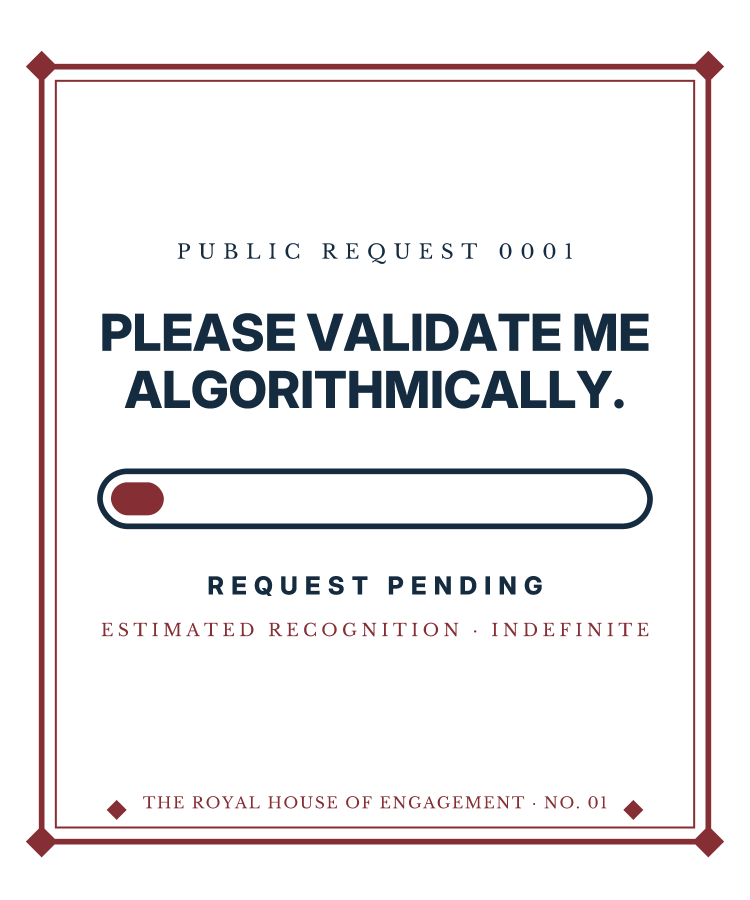
#> input picture production/print-files/launch-six-v1/01-progress-bar.png, 4500 x 5400 px (shown at 1/6 size)
$ python render-front-art.py
#> lines starting #> are read from the running program, lines starting #| are printed output that depends on the picture
#!/usr/bin/env python3
"""Build the storefront display PNGs for the holiday six and rebuild the six-issue proof sheet.

    python3 scripts/render-front-art.py

The print masters live in production/print-files/launch-six-v1/ (outlined SVG plus a
4500x5400 transparent PNG). This script only makes the website copies: a 1200x1440
transparent PNG per design in website/public/assets/, which the site paints the garment
colour behind, and the six-up proof sheet. Needs Pillow only.
"""
from pathlib import Path
from PIL import Image

ROOT = Path(__file__).resolve().parent.parent
PRINT = ROOT / "production" / "print-files" / "launch-six-v1"
ASSETS = ROOT / "website" / "public" / "assets"

# (print master stem, display file, garment colour). Garment palette: Ivory, Oxblood, Navy, Black.
LAUNCH = [
    ("01-progress-bar", "front-art-01-validate-me.png", "#f4eedf"),
    ("02-door-plaque", "front-art-02-thought-leader.png", "#10263a"),
    ("03-field-dispatch", "front-art-03-market-research.png", "#7d2734"),
    ("04-editors-marks", "front-art-04-content-creator.png", "#f4eedf"),
    ("05-price-tag", "front-art-05-authentic-self.png", "#7d2734"),
    ("06-giant-times", "front-art-06-sent-regretted.png", "#10263a"),
]

def display_pngs():
    for stem, display, _ in LAUNCH:
        art = Image.open(PRINT / f"{stem}.png").convert("RGBA").resize((1200, 1440), Image.Resampling.LANCZOS)
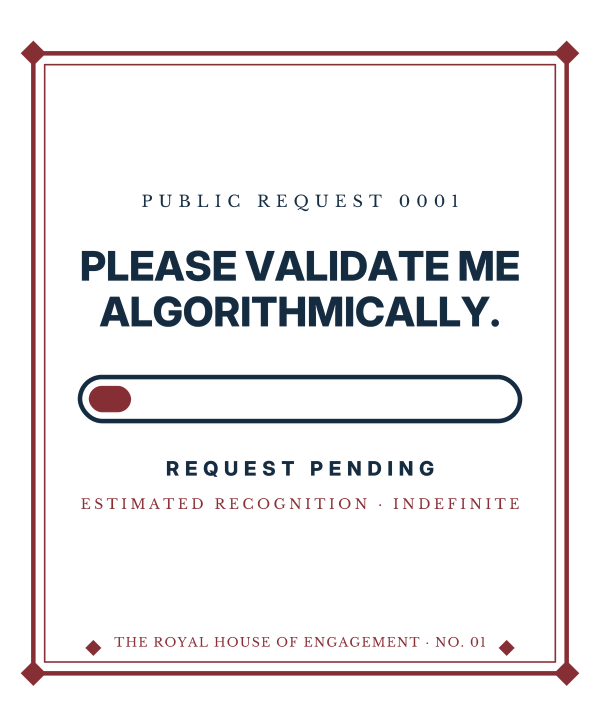
#> art: PIL image 1200x1440 RGBA (shown at 1/2 size); mean R, G, B, A 9, 5.2, 7, 22.2; transparent parts drawn white
        art.save(ASSETS / display, optimize=True)
        # Smaller lossless WebP for grids and cards (shown at under 400 px wide).
        art.resize((800, 960), Image.Resampling.LANCZOS).save(ASSETS / display.replace(".png", ".webp"), "WEBP", lossless=True, method=6)
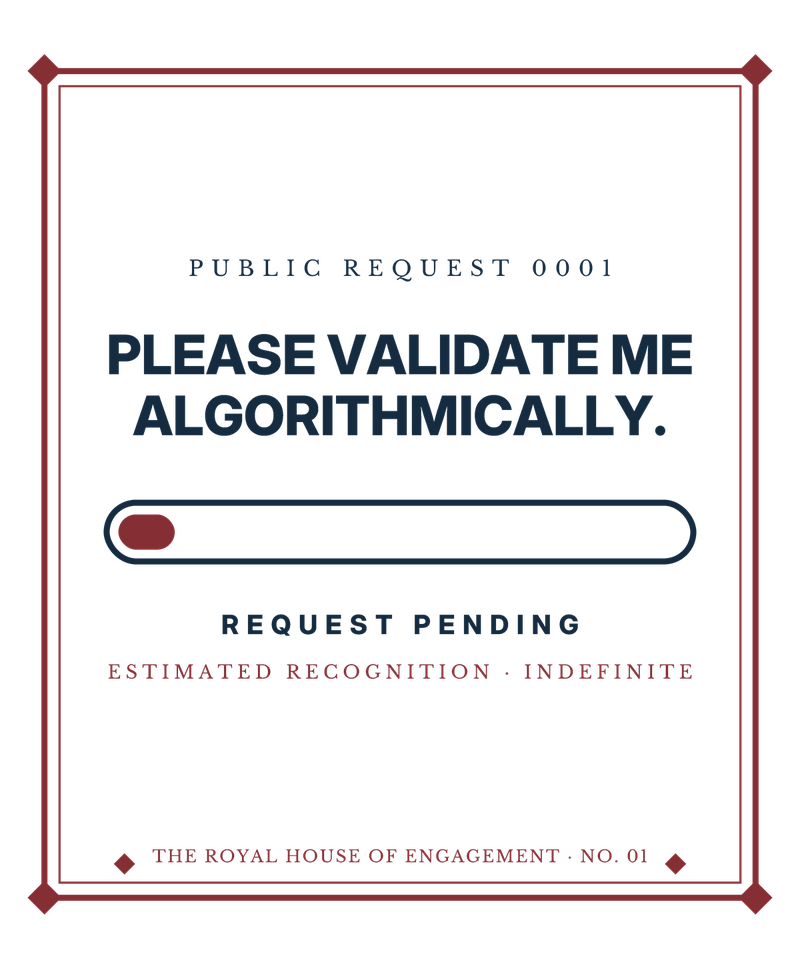
#> saved as front-art-01-validate-me.webp: PIL image 800x960 RGBA; mean R, G, B, A 11.2, 6.1, 8.3, 22.2; transparent parts drawn white
#> pass 2 of the loop in display_pngs, `for stem, display, _ in LAUNCH:`:
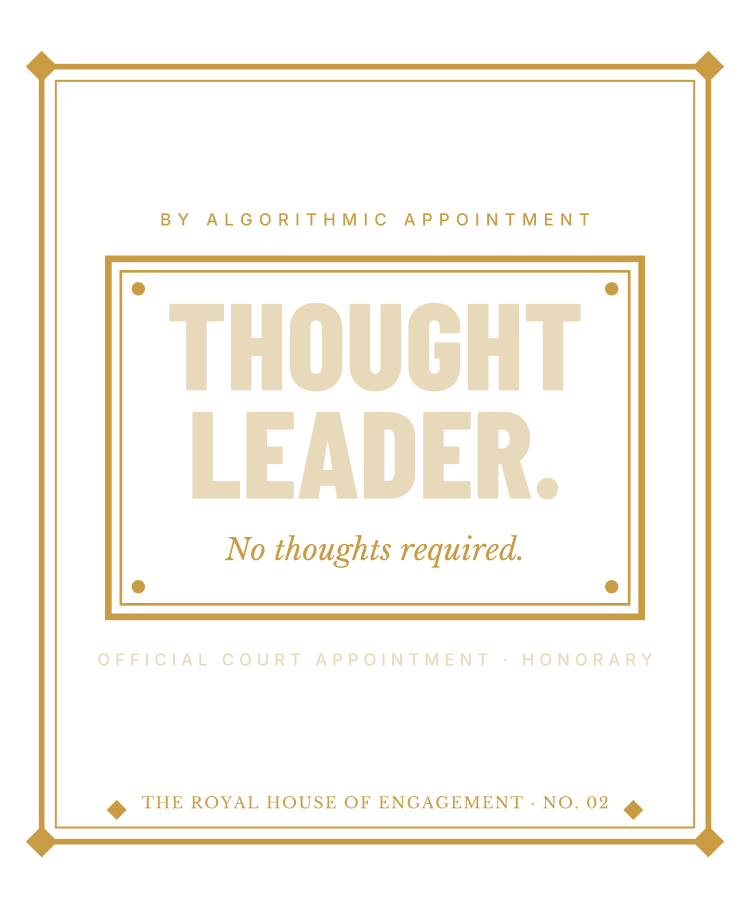
#> input picture production/print-files/launch-six-v1/02-door-plaque.png, 4500 x 5400 px (shown at 1/6 size)
#> in display_pngs, `art = Image.open(PRINT / f"{stem}.png").convert("RGBA").resize((1200, ..`:
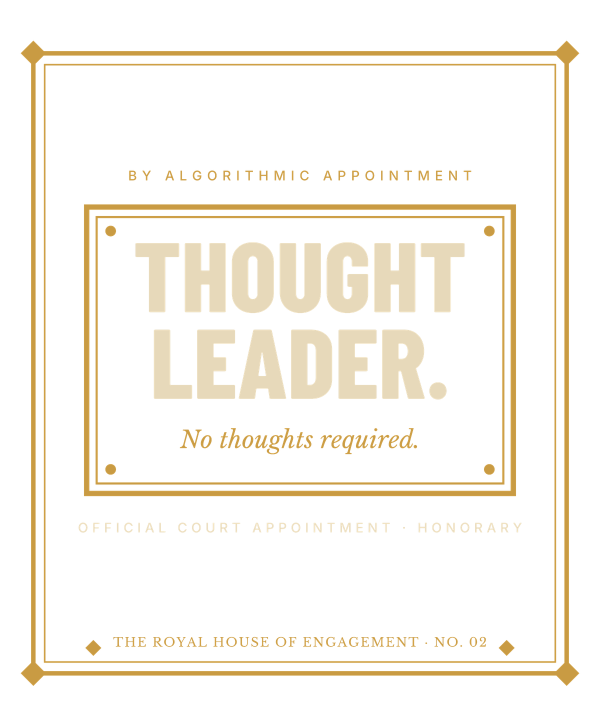
#> art: PIL image 1200x1440 RGBA (shown at 1/2 size); mean R, G, B, A 37.3, 31.5, 20.1, 33.5; transparent parts drawn white
#> in display_pngs, `art.resize((800, 960), Image.Resampling.LANCZOS).save(ASSETS / display..`:
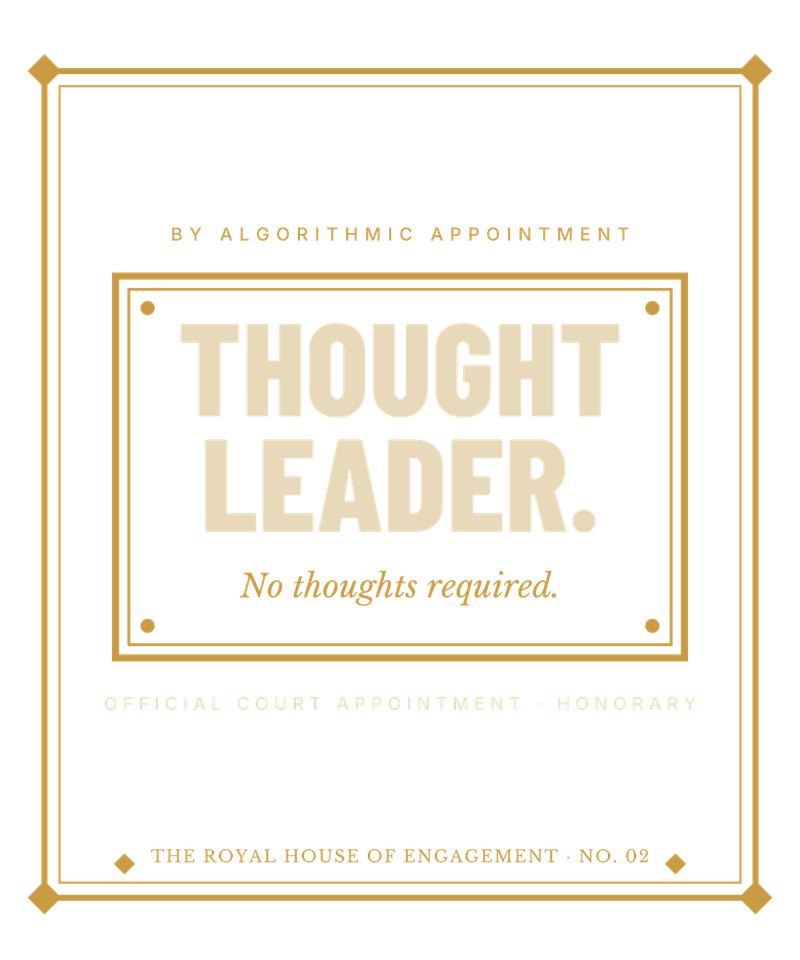
#> saved as front-art-02-thought-leader.webp: PIL image 800x960 RGBA; mean R, G, B, A 43.7, 36.7, 22.6, 33.5; transparent parts drawn white
#> pass 3 of the loop in display_pngs, `for stem, display, _ in LAUNCH:`:
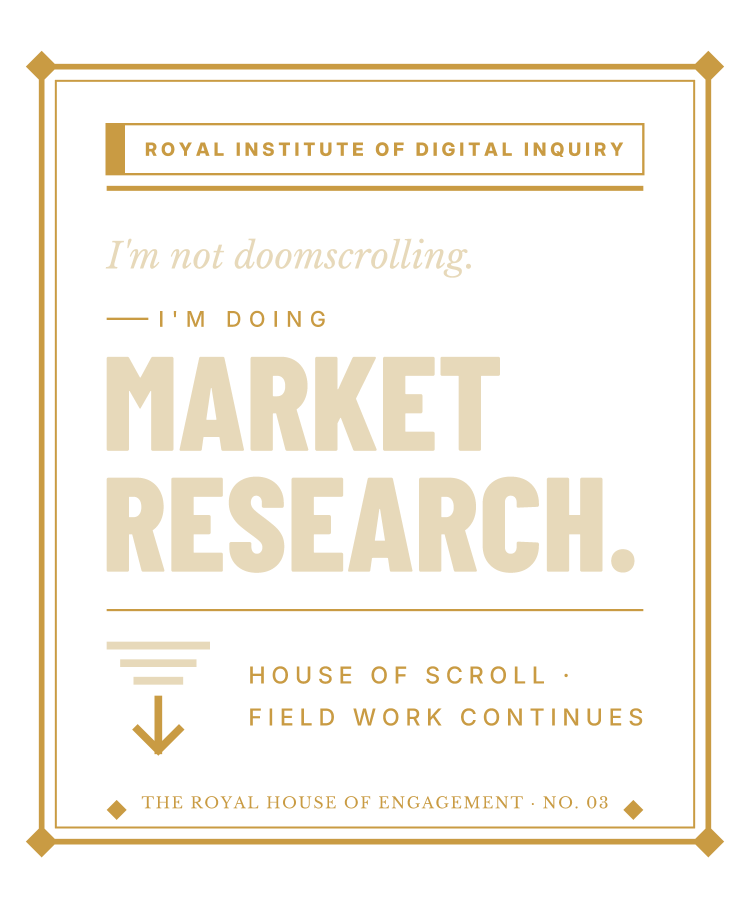
#> input picture production/print-files/launch-six-v1/03-field-dispatch.png, 4500 x 5400 px (shown at 1/6 size)
#> in display_pngs, `art = Image.open(PRINT / f"{stem}.png").convert("RGBA").resize((1200, ..`:
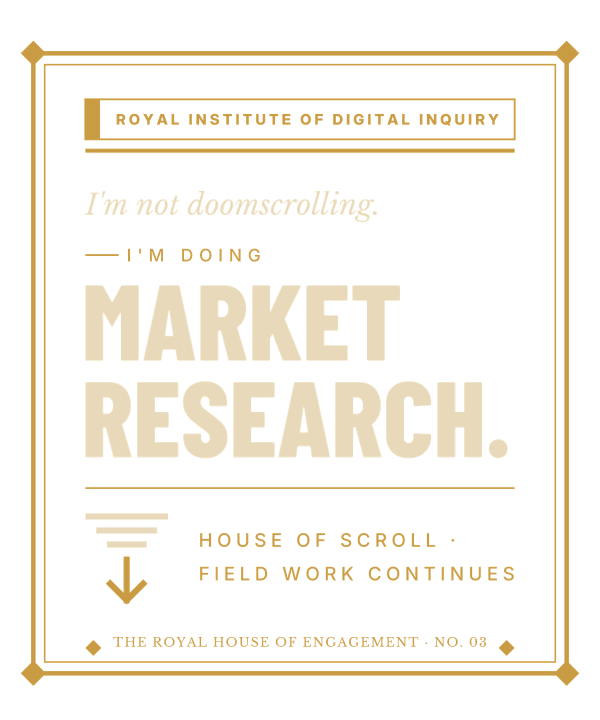
#> art: PIL image 1200x1440 RGBA (shown at 1/2 size); mean R, G, B, A 41.3, 35.6, 24.7, 37.5; transparent parts drawn white
#> in display_pngs, `art.resize((800, 960), Image.Resampling.LANCZOS).save(ASSETS / display..`:
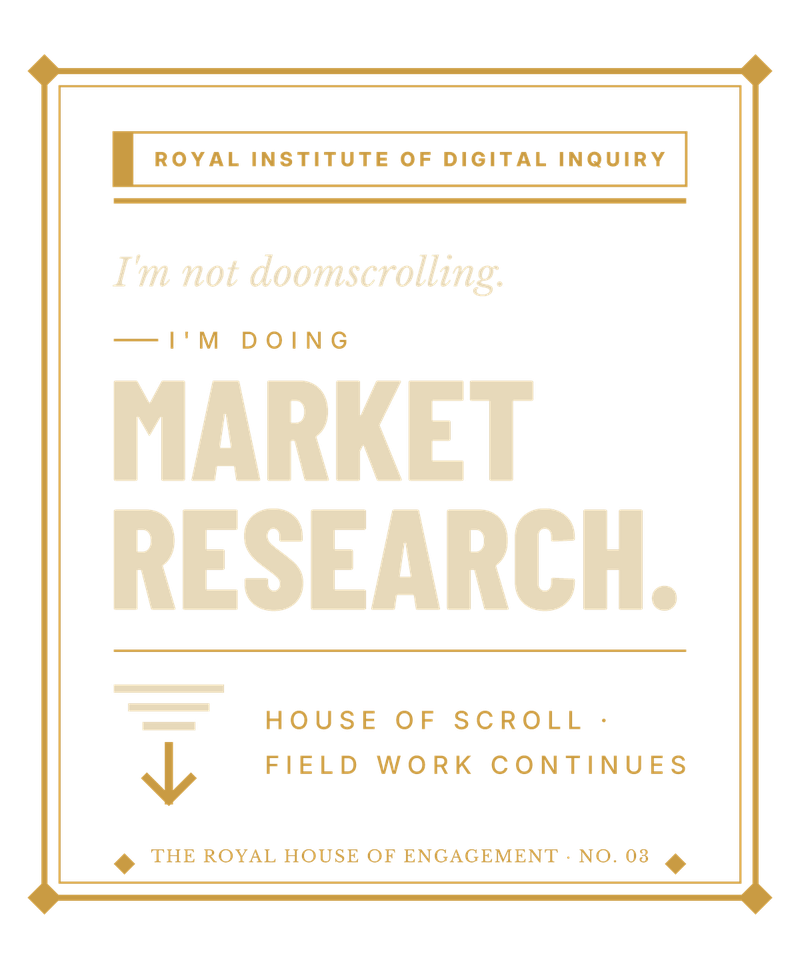
#> saved as front-art-03-market-research.webp: PIL image 800x960 RGBA; mean R, G, B, A 48.2, 41, 27.4, 37.4; transparent parts drawn white
#> the loop made 4 passes; the first 3 are shown


def sheet():
    gx, gy, w, h = 40, 32, 750, 900
    out = Image.new("RGB", (3 * w + 4 * gx, 2 * h + 3 * gy), (232, 222, 202))
    for i, (_, display, garment) in enumerate(LAUNCH):
        tile = Image.new("RGBA", (w, h), garment)
        art = Image.open(ASSETS / display).convert("RGBA").resize((w, h), Image.Resampling.LANCZOS)
        tile.alpha_composite(art)
        out.paste(tile.convert("RGB"), (gx + (i % 3) * (w + gx), gy + (i // 3) * (h + gy)))
    out.save(ASSETS / "front-art-holiday-six.png", optimize=True)


if __name__ == "__main__":
#> (the run stopped early here; a loop or call above may not have finished)
